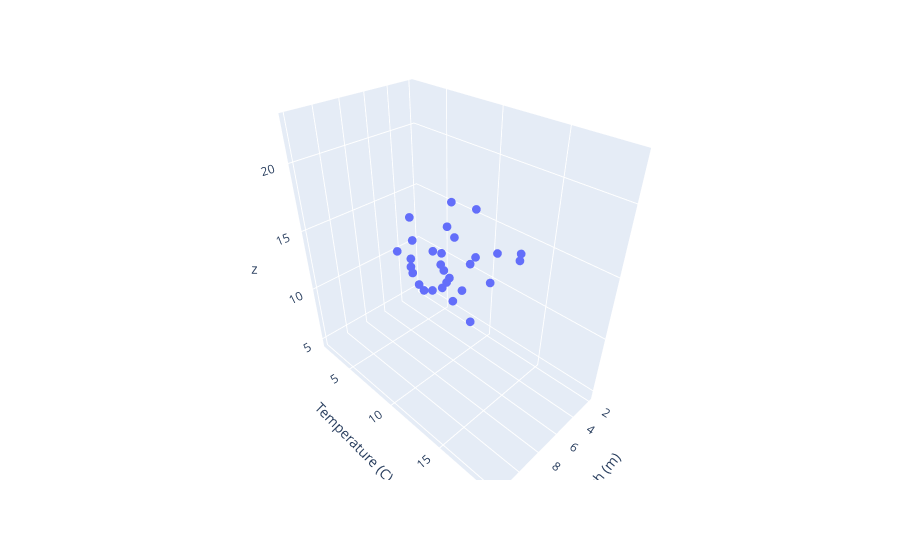

This figure's notebook cell:
### Code cell
# Create a 3D scatter plot of the predicted values
fig = px.scatter_3d(data2, x='Depth (m)', y='Temperature (C)', z=y_pred2)

# Update the size of the markers
fig.update_traces(marker=dict(size=3))

# Display the plot
fig.show()

# Save the plot as an interactive HTML file
pyo.plot(fig, filename='3d_regression_plot.html')

### Figure 1 — Plotly figure (JSON) as saved in the notebook; plotly's stock layout.template omitted (floating-point values rounded to 4 significant figures)
{"data": [{"hovertemplate": "Depth (m)=%{x}<br>Temperature (C)=%{y}<br>z=%{z}<extra></extra>", "legendgroup": "", "marker": {"color": "#636efa", "size": 3, "symbol": "circle"}, "mode": "markers", "name": "", "scene": "scene", "showlegend": false, "type": "scatter3d", "x": [2, 2.357, 2.714, 3.071, 3.429, 3.786, 4.143, 4.5, 4.857, 5.214, 5.571, 5.929, 6.286, 6.643, 7, 7.357, 7.714, 8.071, 8.429, 8.786, 9.143, 9.5, 9.857, 10.21, 10.57, 10.93, 11.29, 11.64, 12], "y": [2.271, 2.031, 8.702, 4.573, 2.499, 7.735, 3.162, 7.272, 2.387, 4.501, 8.849, 10.74, 9.857, 9.675, 9.747, 7.339, 9.772, 10.96, 15.29, 14.04, 9.307, 15.06, 13.82, 13.63, 17.39, 18.97, 19.26, 15.37, 17.23], "z": [4.703, 5.439, 5.32, 6.538, 7.501, 7.559, 8.832, 9.029, 10.34, 10.79, 10.95, 11.43, 12.24, 12.97, 13.67, 14.67, 15.08, 15.64, 15.81, 16.67, 17.96, 17.96, 18.82, 19.55, 19.79, 20.3, 20.97, 22.16, 22.63]}], "layout": {"legend": {"tracegroupgap": 0}, "margin": {"t": 60}, "scene": {"domain": {"x": [0, 1], "y": [0, 1]}, "xaxis": {"title": {"text": "Depth (m)"}}, "yaxis": {"title": {"text": "Temperature (C)"}}, "zaxis": {"title": {"text": "z"}}}}}
